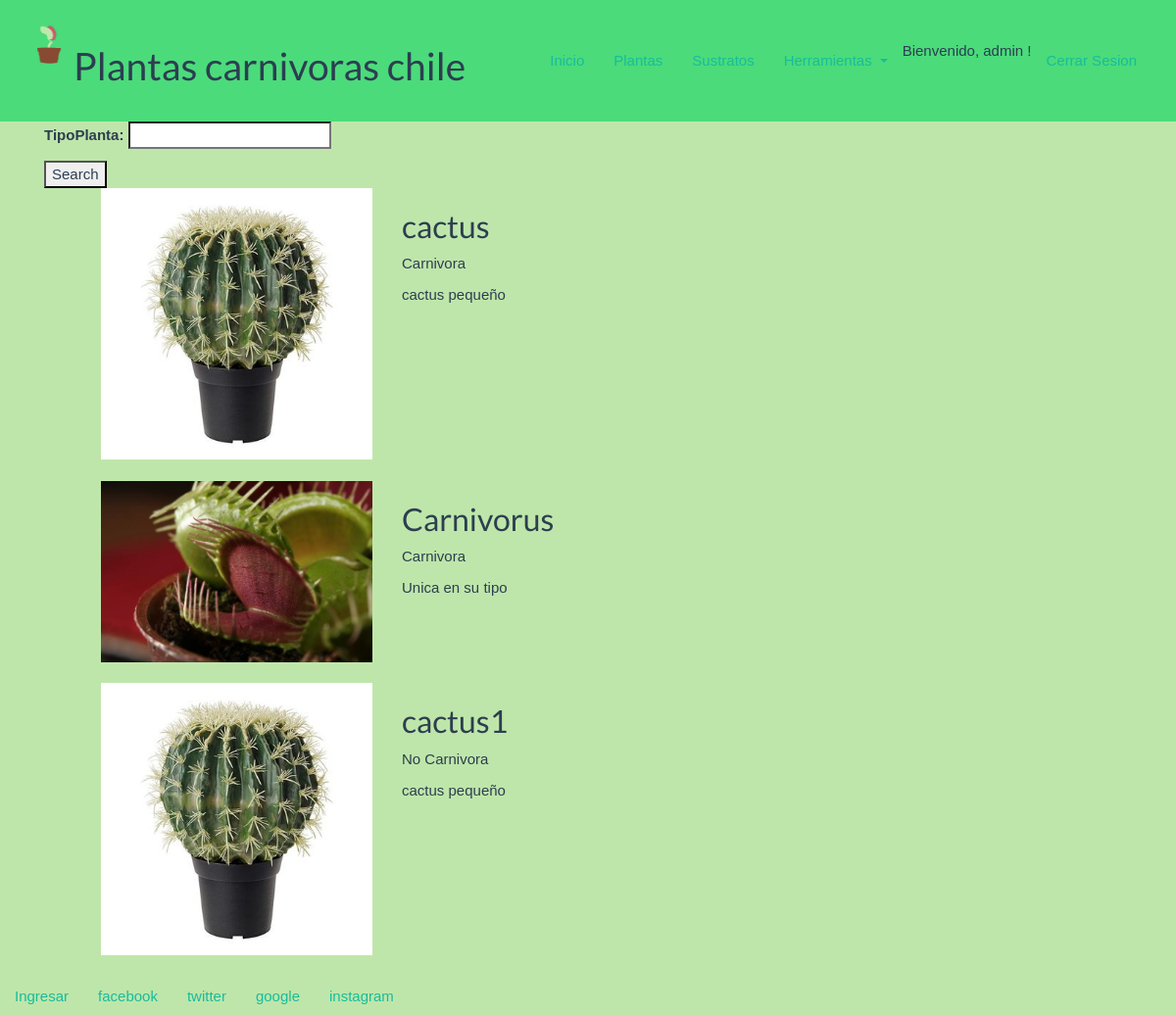
Page /listarPlantas (signed in) on the earlier database version.
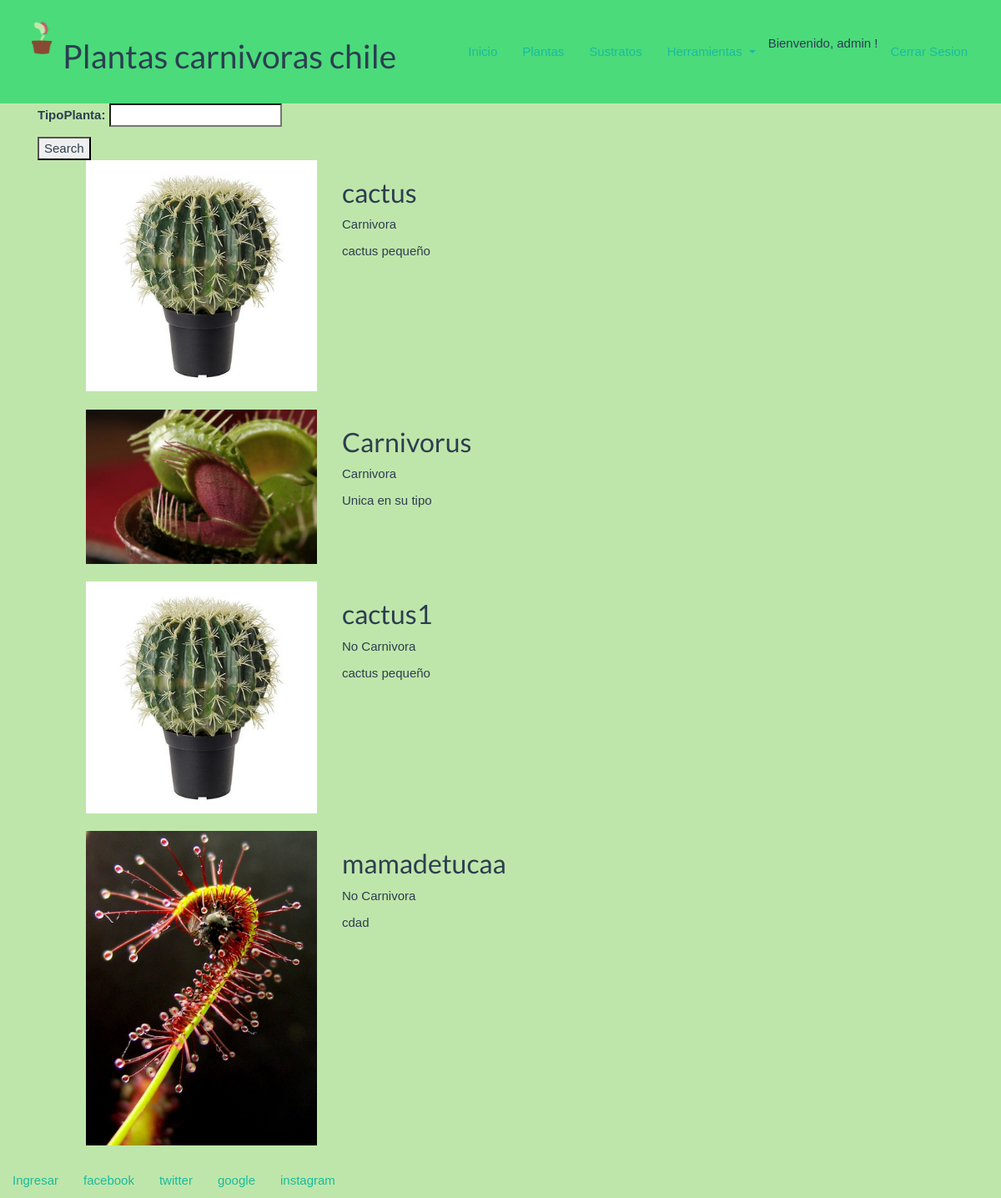
Same page on the later database version.
### AppMisFlores/models.py (models this page shows, shortened)
class Planta(models.Model):
    nombre = models.CharField(max_length=20)
    descripcion = models.CharField(max_length=60)
    tipoPlanta = models.CharField(max_length=20)
    valor = models.IntegerField()
    imagen = models.ImageField(verbose_name="imagen", upload_to="plantas", null=True, blank=True)

### AppMisFlores/views.py (the view)
# urls.py: path('listarPlantas', views.listarPlantas, name='search'),  #filtros (Carnivora, No Carnivora)
@login_required
def listarPlantas(request):
    planta_list = Planta.objects.all()
    planta_filter = PlantaFilter(request.GET, queryset=planta_list)
    return render(request, 'appMisFlores/plantas/listarPlantas.html', {'filter': planta_filter})

### AppMisFlores/templates/appMisFlores/plantas/listarPlantas.html (shortened to what this page needs)
{% extends 'appMisFlores/base.html' %}
{% load staticfiles %}
{% block content %}
    <div class="container">
        <form method="get">
        {{ filter.form.as_p }}
        <button type="submit">Search</button>
        </form>
    </div>
    {% for planta in filter.qs %}
        {% if planta.imagen %}
        <div class="row planta">
            <div class="col-lg-3 col-md-4 offset-lg-1">
                <img class="img-fluid" src="{{planta.imagen.url}}" alt="">
            </div>
            <div class="col-lg-7 col-md-8">
                <h2 class="section-heading title">{{planta.nombre}}</h2>
                <p>{{planta.tipoPlanta}}</p>
                <p>{{planta.descripcion}}</p>
            </div>
        </div>
        {% endif %}
    {% endfor %}
{% endblock %}

Differences in the rows shown:
added Planta: imagen (picture), nombre "mamadetucaa", tipoPlanta "No Carnivora", descripcion "cdad"
